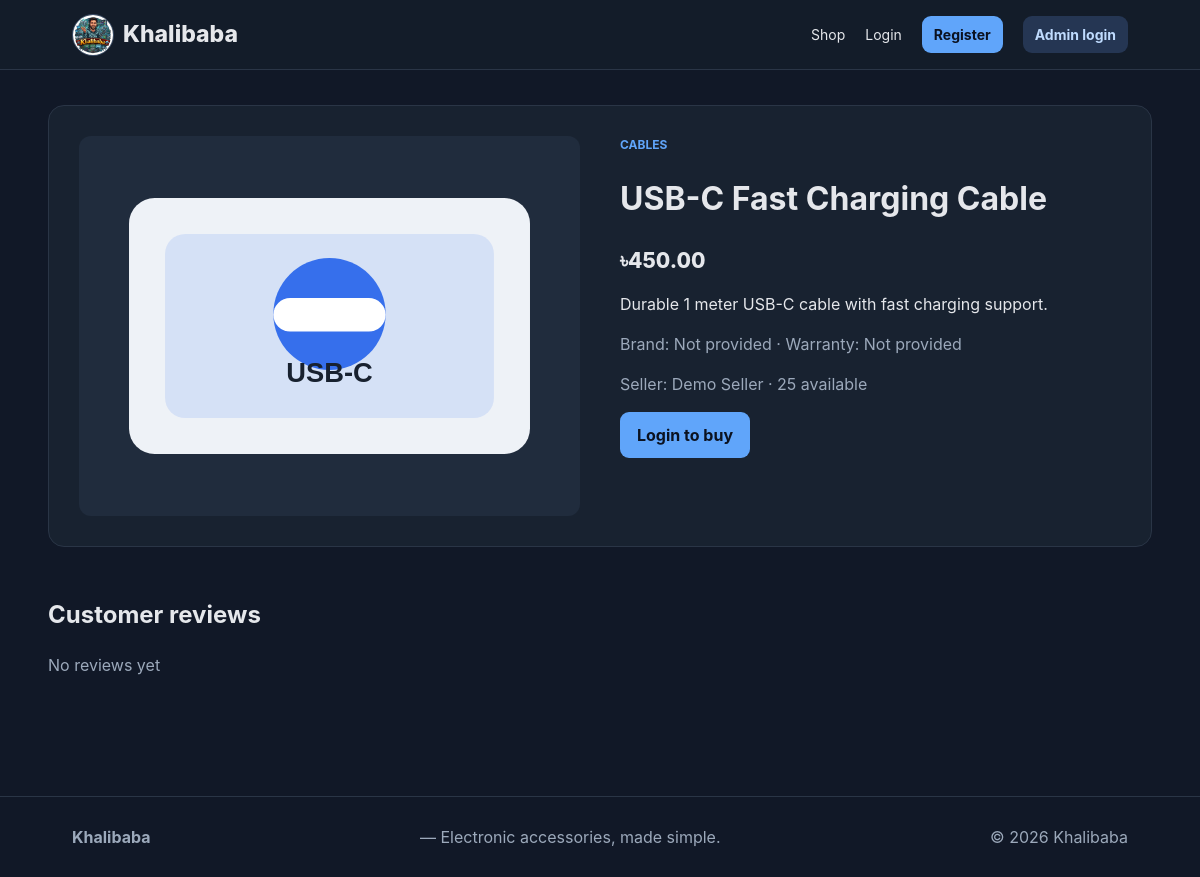
Screenshot of /buyer/product.php?id=1 with the database file from the repository.
### tables this page shows
CREATE TABLE products (
    id INT AUTO_INCREMENT PRIMARY KEY,
    seller_id INT NOT NULL,
    name VARCHAR(150) NOT NULL,
    category VARCHAR(80) NOT NULL,
    description TEXT,
    price DECIMAL(10,2) NOT NULL,
    stock INT NOT NULL DEFAULT 0,
    image VARCHAR(255) DEFAULT NULL,
    brand VARCHAR(80) NOT NULL DEFAULT '', specifications TEXT, warranty VARCHAR(100) NOT NULL DEFAULT '',
    status ENUM('Pending','Approved','Rejected','Hidden') NOT NULL DEFAULT 'Approved',
    created_at TIMESTAMP DEFAULT CURRENT_TIMESTAMP,
    FOREIGN KEY (seller_id) REFERENCES users(id) ON DELETE CASCADE
);

CREATE TABLE users (
    id INT AUTO_INCREMENT PRIMARY KEY,
    name VARCHAR(100) NOT NULL,
    email VARCHAR(150) NOT NULL UNIQUE,
    password VARCHAR(255) NOT NULL,
    role ENUM('buyer','seller','admin') NOT NULL DEFAULT 'buyer',
    employee_id VARCHAR(50) NULL UNIQUE,
    seller_status ENUM('Pending','Approved','Suspended') NOT NULL DEFAULT 'Approved',
    created_at TIMESTAMP DEFAULT CURRENT_TIMESTAMP
);

### includes/config.php (called while the page is built, shortened)
<?php
function e($value) {
    return htmlspecialchars($value ?? '', ENT_QUOTES, 'UTF-8');
}
function taka($amount) {
    return "৳" . number_format((float)$amount, 2);
}
?>

### buyer/product.php (the view, shortened to what this page needs)
<?php
require_once "../includes/config.php"; $id=(int)($_GET['id']??0); $reviewError=''; $reviewSuccess=''; $reportMessage='';
$stmt=$conn->prepare("SELECT p.*,u.name seller_name FROM products p JOIN users u ON p.seller_id=u.id WHERE p.id=?");
$stmt->bind_param("i",$id);$stmt->execute();$p=$stmt->get_result()->fetch_assoc();
$ratingStmt=$conn->prepare("SELECT COUNT(*) review_count, COALESCE(AVG(rating),0) average_rating FROM reviews WHERE product_id=?");$ratingStmt->bind_param("i",$id);$ratingStmt->execute();$ratingSummary=$ratingStmt->get_result()->fetch_assoc();
$pageTitle=$p['name']; include "../includes/header.php";
?>
<div class="detail"><div class="detail-img"><?php if(!empty($p['image'])):?><img src="/Khalibaba/assets/images/<?=e($p['image'])?>" alt="<?=e($p['name'])?>"><?php else:?><span class="blank-product-image">No image available</span><?php endif;?></div>
<div><div class="category"><?=e($p['category'])?></div><h1><?=e($p['name'])?></h1><div class="price"><?=taka($p['price'])?></div>
<p><?=nl2br(e($p['description']))?></p><p class="muted">Brand: <?=e($p['brand']?:'Not provided')?> · Warranty: <?=e($p['warranty']?:'Not provided')?></p><p class="muted">Seller: <?=e($p['seller_name'])?> · <?php if($p['stock'] > 0): ?><?=$p['stock']?> available<?php else: ?><span class="badge stock-out">Stock out</span><?php endif; ?></p>
<?php if(isset($_SESSION['user']) && $_SESSION['user']['role']==='buyer'): ?>
<?php if($p['stock'] > 0): ?>
<form method="post" action="cart.php"><input type="hidden" name="action" value="add"><input type="hidden" name="product_id" value="<?=$p['id']?>">
<label>Quantity <input class="qty" type="number" name="quantity" value="1" min="1" max="<?=$p['stock']?>"></label>
<button class="btn" style="margin-left:8px">Add to cart</button></form>
<?php else: ?><button class="btn disabled" disabled>Currently unavailable</button><?php endif; ?>
<?php else: ?><a class="btn" href="../auth/login.php">Login to buy</a><?php endif; ?>
</div></div>
<section class="reviews" aria-labelledby="reviews-title"><div class="section-head"><div><h2 id="reviews-title">Customer reviews</h2><p class="muted"><?= $ratingSummary['review_count'] ? number_format($ratingSummary['average_rating'],1) . ' / 5 from ' . $ratingSummary['review_count'] . ' review(s)' : 'No reviews yet' ?></p></div></div>
</section>
<?php include "../includes/footer.php"; ?>

### assets/css/style.css (style rules this page uses)
:root { --ink:#18212f;--muted:#697586;--line:#e7ebf0;--bg:#f7f9fc;--card:#fff;--accent:#2563eb;--accent2:#0f172a;--danger:#dc2626;--success:#15803d }
* { box-sizing:border-box }
body { margin:0;font-family:Inter,Arial,sans-serif;color:var(--ink);background:var(--bg);line-height:1.5 }
a { text-decoration:none;color:inherit }
.btn { display:inline-block;background:var(--accent);color:#fff;border:0;padding:11px 17px;border-radius:9px;cursor:pointer;font-weight:700 }
.section-head { display:flex;justify-content:space-between;align-items:center;margin-bottom:18px }
.category { font-size:12px;color:var(--accent);font-weight:700;text-transform:uppercase }
.price { font-size:21px;font-weight:800;margin:8px 0 }
.muted { color:var(--muted) }
.detail { display:grid;grid-template-columns:1fr 1fr;gap:40px;background:#fff;padding:30px;border-radius:16px;border:1px solid var(--line) }
.detail-img { background:#f0f4fa;border-radius:12px;display:grid;place-items:center;min-height:380px }
.detail-img img { width:80%;max-height:350px }
:root { --ink:#e5e7eb;--muted:#9ca9bb;--line:#2a3546;--bg:#111827;--card:#182230;--accent:#60a5fa;--danger:#f87171;--success:#4ade80 }
.btn { color:#0b1220 }
.hero-art,.product-img,.detail-img { background:#202c3d }
.form-card,.table-wrap,.stat,.panel,.detail { background:var(--card) }
.reviews { margin-top:30px }

### rows the page displays
products: image (picture), category "CABLES", name "USB-C Fast Charging Cable", price "৳450.00", description "Durable 1 meter USB-C cable with fast charging support.", brand "Not provided", warranty "Not provided", seller.name "Demo Seller", stock "25"
